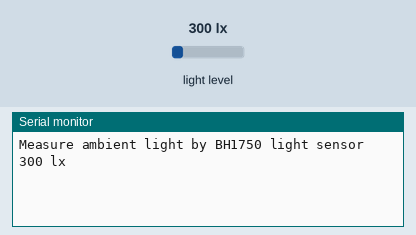
The sketch below on a simulated Arduino Zero (SAMD21). Parts: the last lines printed to the serial monitor. Wiring (inferred from the names in the program): BH1750 light sensor at I2C address 0x23. The test bench sets the inputs (shaded band); at power-on: light level 300 lx.

Above: at 3.2 s.
3.3 s: light level set to 40 lx
At 7.8 s:
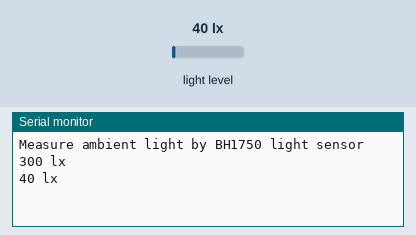
9.2 s: light level set to 500 lx
At 13.0 s:
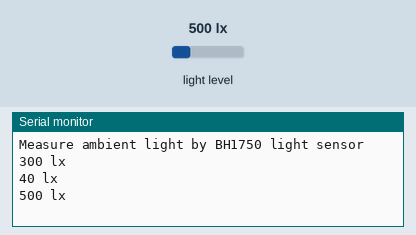
Timing chart, 0 to 14.5 s (numbered marks = the images above; inputs shaded):
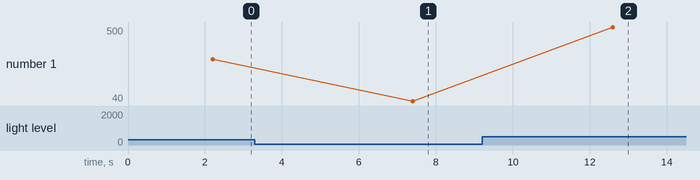

The sketch:

GY-30.ino
```cpp
/*
   GY-30.ino

   Sample code for the BH1750 Light sensor resp. GY-30 breakout board

   Connection:
   VCC-5v
   GND-GND
   SCL-SCL(analog pin-5)
   SDA-SDA(analog pin-4)
   ADD-NC <-- to asign a different I2C address to the sensor

   based on http://qqtrading.com.my/digital-light-intensity-sensor-module-gy-30-bh1750fvi
   adaptions 2018-12-29 by Claus Kuehnel (info@ckuehnel.ch)
*/

#include <Wire.h> //BH1750 IIC Mode
#include <math.h>

#define Serial SerialUSB // Arduino M0

int BH1750address = 0x23; //setting i2c address

byte buff[2];

void setup()
{
   Wire.begin();
   Serial.begin(115200);
   delay(2000);   // wait for serial monitor
   Serial.println("Measure ambient light by BH1750 light sensor");
}

void loop()
{
   int i;
   uint16_t val=0;

   BH1750_Init(BH1750address);
   delay(200);

   if(2==BH1750_Read(BH1750address))
   {
     val=((buff[0]<<8)|buff[1])/1.2;
     Serial.print(val,DEC);
     Serial.println(" lx");
   }
   delay(5000);
}

int BH1750_Read(int address)
{
   int i=0;
   Wire.beginTransmission(address);
   Wire.requestFrom(address, 2);
   while(Wire.available())
   {
      buff[i] = Wire.read();  // receive one byte
      i++;
   }
   Wire.endTransmission();
   return i;
}

void BH1750_Init(int address)
{
   Wire.beginTransmission(address);
   Wire.write(0x10);          //1lx reolution 120ms
   Wire.endTransmission();
}
```

Measured:
- after the input at 3.3 s, the serial monitor: prints a new line after 4.1 s (image 1)
- after the input at 9.2 s, the serial monitor: prints a new line after 3.4 s (image 2)
- plotted number 1: 300 → 40 after the input at 3.3 s, 40 → 500 after the input at 9.2 s
